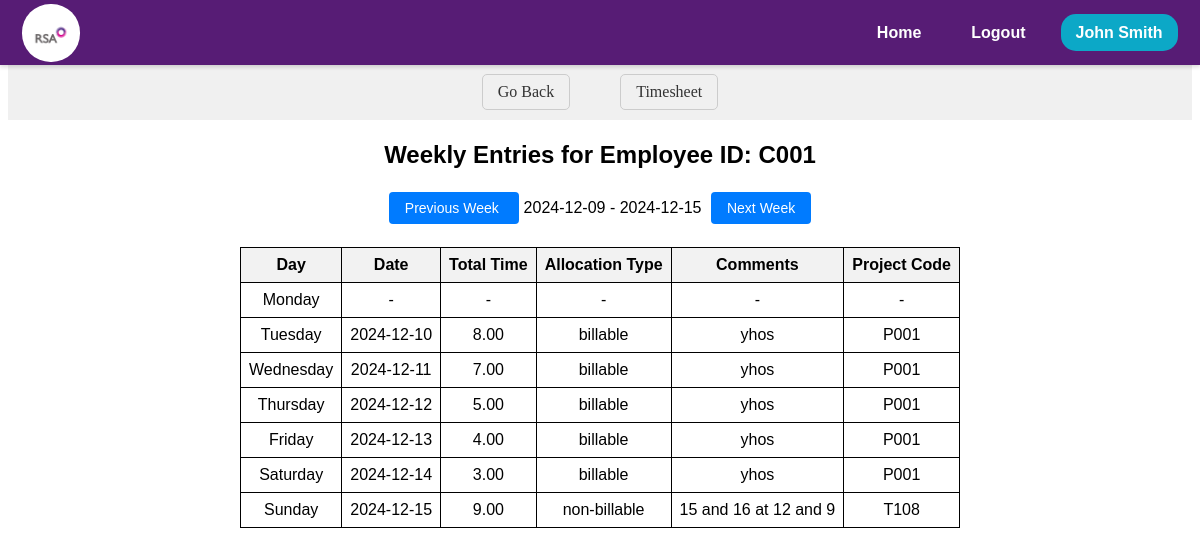
Screenshot of /timesheet/manage_repotree/employee_entries/C001?selected_date=2024-12-09 (signed in) with the database file from the repository.
### models.py (models this page shows, shortened)
class EMPWD(db.Model, UserMixin):
    __tablename__ = 'EMPWD'
    EMPID = db.Column(db.String(255), primary_key=True)
    username = db.Column(db.String(255), unique=True, nullable=False)
    EName = db.Column(db.String(255))
    DOJRS = db.Column(db.Date)
    DOJSIPL = db.Column(db.Date, nullable=True)
    Profile = db.Column(db.String(255))
    Status = db.Column(db.String(50))
    SIPLLevel = db.Column(db.String(50))
    RSALevel = db.Column(db.String(50))
    EEMail = db.Column(db.String(255))
    IEMail = db.Column(db.String(255))
    Landline = db.Column(db.String(20))
    Mobile = db.Column(db.String(20))
    Ext = db.Column(db.String(10))
    Secretary = db.Column(db.String(255))
    SecretaryID = db.Column(db.String(255))
    SystemID = db.Column(db.String(255))
    Password = db.Column(db.String(255), nullable=False)
    Team = db.Column(db.String(255))
    LineManager = db.Column(db.String(255))
    LineManagerID = db.Column(db.String(255))
    AlternateContatName = db.Column(db.String(255))
    AlternateContatID = db.Column(db.String(255))
    DateofLeavingRSAASIPL = db.Column(db.Date)
    ReasonforLeaving = db.Column(db.String(255))
    LineManager2 = db.Column(db.String(255))
    ITAdmin = db.Column(db.String(255))
    HRAdmin = db.Column(db.String(255))
    TrnAdmin = db.Column(db.String(255))
    FinAdmin = db.Column(db.String(255))
    Field6 = db.Column(db.String(255))
    Field7 = db.Column(db.String(255))

class TimesheetEntry(db.Model):
    __tablename__ = 'timesheet_entries'
    Uniq_ID = db.Column(db.String(255), primary_key=True)
    EmpID = db.Column(db.String(10), nullable=False)
    DateofEntry = db.Column(db.Date, nullable=False)
    StartTime = db.Column(db.String(255))
    EndTime = db.Column(db.String(255))
    Hours = db.Column(db.Float)
    Minutes = db.Column(db.Float)
    AllocationType = db.Column(db.String(50))
    Category1 = db.Column(db.String(50))
    Category2 = db.Column(db.String(50))
    Category3 = db.Column(db.String(50))
    ProjectCode = db.Column(db.String(10))
    Category5 = db.Column(db.String(50))
    Category6 = db.Column(db.String(50))
    Comment = db.Column(db.String(255))
    Team = db.Column(db.String(255), nullable=False)
    Status = db.Column(db.String(20))
    SubmitDate = db.Column(db.DateTime, default=lambda: datetime.now(timezone.utc))
    RecordType = db.Column(db.String(50))
    WO_Percent = db.Column(db.Float)
    WO_Units = db.Column(db.Integer)
    NetUnits = db.Column(db.Integer)
    BaseRate = db.Column(db.Float)
    Billed_Label = db.Column(db.String(50))
    WOFF_Reason = db.Column(db.String(255))
    LastUploadDate = db.Column(db.DateTime, onupdate=lambda: datetime.now(timezone.utc))
    LastUpdatedBy = db.Column(db.String(50))
    InvNum =db.Column(db.Float)
    FinalRate = db.Column(db.Float)
    SSMA_TimeStamp = db.Column(db.DateTime )

### routes/timesheet/timesheet.py (the view)
@timesheet_bp.route('/manage_repotree/employee_entries/<emp_id>')
@login_required
def employee_entries(emp_id):
    selected_date_str = request.args.get('selected_date', datetime.utcnow().strftime('%Y-%m-%d'))
    selected_date = datetime.strptime(selected_date_str, '%Y-%m-%d').date()
    week_start = selected_date - timedelta(days=selected_date.weekday())
    week_end = week_start + timedelta(days=6)
    entries = TimesheetEntry.query.filter(
        TimesheetEntry.EmpID == emp_id,
        TimesheetEntry.DateofEntry >= week_start,
        TimesheetEntry.DateofEntry <= week_end
    ).all()
    entries_by_date = []
    for entry in entries:
        entry_data = {
            'date': entry.DateofEntry,
            'day': entry.DateofEntry.strftime('%A'),
            'hours': entry.Hours,
            'minutes': entry.Minutes,
            'allocation_type': entry.AllocationType,
            'comments': entry.Comment,
            'project_code': entry.ProjectCode
        }
        entries_by_date.append(entry_data)
    prev_week_date = week_start - timedelta(days=7)
    next_week_date = week_start + timedelta(days=7)
    return render_template(
        'timesheet/timesheet-manager/employee_entries.html',
        emp_id=emp_id,
        entries_by_date=entries_by_date,
        week_start=week_start,
        week_end=week_end,
        prev_week_date=prev_week_date,
        next_week_date=next_week_date,
         user=current_user
    )

### app.py (called while the page is built)
@app.before_request
def session_management():
    session.permanent = True

@login_manager.user_loader
def load_user(user_id):
    session = db.session
    return session.get(EMPWD, user_id)

### templates/timesheet/timesheet-manager/employee_entries.html (shortened to what this page needs)
<!DOCTYPE html>
<html lang="en">
  <head>
    <link
      rel="stylesheet"
      href="{{ url_for('static', filename='css/timesheet/employee_entries/employee_entries.css') }}"
    />
  </head>
  <body>
    {% include 'navbar/navbar.html' %}
    <nav class="ts-nav-container">
      <div class="ts-nav-center">
        <a onclick="history.back(-1)" class="ts-nav-link">Go Back</a>
        <a href="/timesheet" class="ts-nav-link">Timesheet</a>
      </div>
    </nav>
    <div class="ts-manager-emp-body">
      <div class="ts-manager-emp-entries-container">
        <h1 class="ts-manager-emp-entries-header">
          Weekly Entries for Employee ID: {{ emp_id }}
        </h1>
        <div class="ts-manager-emp-entries-navigation">
          <a
            href="{{ url_for('timesheet.employee_entries', emp_id=emp_id, selected_date=prev_week_date) }}"
            class="ts-manager-emp-entries-btn"
          >
            Previous Week
          </a>
          <span>{{ week_start }} - {{ week_end }}</span>
          <a
            href="{{ url_for('timesheet.employee_entries', emp_id=emp_id, selected_date=next_week_date) }}"
            class="ts-manager-emp-entries-btn"
          >
            Next Week
          </a>
        </div>
        <table class="ts-manager-emp-entries-table">
          <tr>
            <th>Day</th>
            <th>Date</th>
            <th>Total Time</th>
            <th>Allocation Type</th>
            <th>Comments</th>
            <th>Project Code</th>
          </tr>
          {% for day in ["Monday", "Tuesday", "Wednesday", "Thursday", "Friday",
          "Saturday", "Sunday"] %}
          <tr>
            <td>{{ day }}</td>
            {% set entry = entries_by_date | selectattr('day', 'equalto', day) |
            first %} {% if entry %}
            <td>{{ entry.date }}</td>
            <td>{{"%.2f" | format(entry.hours + (entry.minutes/60))}}</td>
            <td>{{ entry.allocation_type }}</td>
            <td>{{ entry.comments }}</td>
            <td>{{ entry.project_code }}</td>
            {% else %}
            <td>-</td>
            <td>-</td>
            <td>-</td>
            <td>-</td>
            <td>-</td>
            {% endif %}
          </tr>
          {% endfor %}
        </table>
      </div>
    </div>
  </body>
</html>

### templates/navbar/navbar.html (shortened to what this page needs)
<!DOCTYPE html>
<html lang="en">
  <head>
    <link
      rel="stylesheet"
      href="{{ url_for('static', filename='css/navbar/navbar.css') }}"
    />
  </head>
  <body>
    <header id="navbar">
      <nav class="navbar-container container">
        <a href="/home" class="home-link">
          <div class="navbar-logo">
            <img
              src="{{ url_for('static', filename='images/logo.png') }}"
              alt="Logo"
            />
          </div>
        </a>
        <div class="navbar-links">
          <a class="navbar-link" href="/home">Home</a>
          <a class="navbar-link" href="/logout">Logout</a>
          <div class="navInfo" data-toggle="false">
            <a class="navbar-link-name" href="#">
              <span>{{user.EName}}</span>
            </a>
          </div>
        </div>
      </nav>
    </header>
  </body>
</html>

### static/css/timesheet/employee_entries/employee_entries.css (style rules this page uses)
.ts-manager-emp-body { display: flex; justify-content: center; align-items: center; margin: 0; font-family: Arial, sans-serif; }
.ts-manager-emp-entries-container { text-align: center; }
.ts-manager-emp-entries-header { font-size: 24px; margin-bottom: 20px; }
.ts-manager-emp-entries-navigation { margin: 30px; }
.ts-manager-emp-entries-btn { padding: 8px 16px; margin: 0 5px; text-decoration: none; color: #fff; background-color: #007bff; border: none; border-radius: 4px; font-size: 14px; cursor: pointer; }
.ts-manager-emp-entries-table { border-collapse: collapse; margin: 0 auto; }
.ts-manager-emp-entries-table th, .ts-manager-emp-entries-table td { border: 1px solid #000; padding: 8px; }
.ts-manager-emp-entries-table th { background-color: #f2f2f2; }
.ts-nav-container { margin-top: 64px; margin-bottom: 5px; display: flex; justify-content: center; align-items: center; padding: 10px 20px; background-color: #f0f0f0; }
.ts-nav-center { display: flex; }
.ts-nav-link { margin: 0 25px; text-decoration: none; color: #333; border: 1px solid #ccc; padding: 8px 15px; border-radius: 5px; }

### static/css/navbar/navbar.css (style rules this page uses)
#navbar { --navbar-bg-color: #571c75; --navbar-text-color: #fff; --navbar-text-color-focus: #fff; --navbar-bg-contrast: rgb(255, 0, 85); position: fixed; top: 0; left: 0; right: 0; height: 65px; background-color: var(--navbar-bg-color); box-shadow: 0 2px 4px rgba(0, 0, 0, 0.15); z-index: 99; font-weight: 700; font-family: sans-serif; }
.navbar-container { display: flex; justify-content: space-between; align-items: center; height: 100%; padding: 0 1.4rem; }
.home-link { display: flex; align-items: center; }
.navbar-logo { background-color: var(--navbar-text-color-focus); border-radius: 49%; width: 58px; height: 58px; margin-right: 0.5em; }
.navbar-logo img { width: 46px; margin-top: 0.55rem; margin-left: 0.34rem; }
.navbar-links { display: flex; align-items: center; gap: 20px; }
.navbar-link { color: var(--navbar-text-color); text-decoration: none; border-radius: 15px; padding: 10px 15px; transition: background-color 0.3s ease; border-radius: 15px; }
.navbar-link-name { background-color: #0ca8c7; color: #fff; padding: 10px 15px; border-radius: 15px; text-decoration: none; }
.navInfo { position: relative; color: black; }

### rows the page displays
EMPWD: EName "John Smith"
TimesheetEntry: date "2024-12-10", entry.hours+(entry.minutes/60) "8.00", allocation_type "billable", comments "yhos", project_code "P001"
TimesheetEntry: date "2024-12-11", entry.hours+(entry.minutes/60) "7.00", allocation_type "billable", comments "yhos", project_code "P001"
TimesheetEntry: date "2024-12-12", entry.hours+(entry.minutes/60) "5.00", allocation_type "billable", comments "yhos", project_code "P001"
TimesheetEntry: date "2024-12-13", entry.hours+(entry.minutes/60) "4.00", allocation_type "billable", comments "yhos", project_code "P001"
TimesheetEntry: date "2024-12-14", entry.hours+(entry.minutes/60) "3.00", allocation_type "billable", comments "yhos", project_code "P001"
TimesheetEntry: date "2024-12-15", entry.hours+(entry.minutes/60) "9.00", allocation_type "non-billable", comments "15 and 16 at 12 and 9", project_code "T108"

### other values shown
{{ emp_id }} "C001"
{{ week_start }} "2024-12-09"
{{ week_end }} "2024-12-15"
{{ day }} "Monday" "Tuesday" "Wednesday" "Thursday" "Friday" "Saturday" "Sunday"
